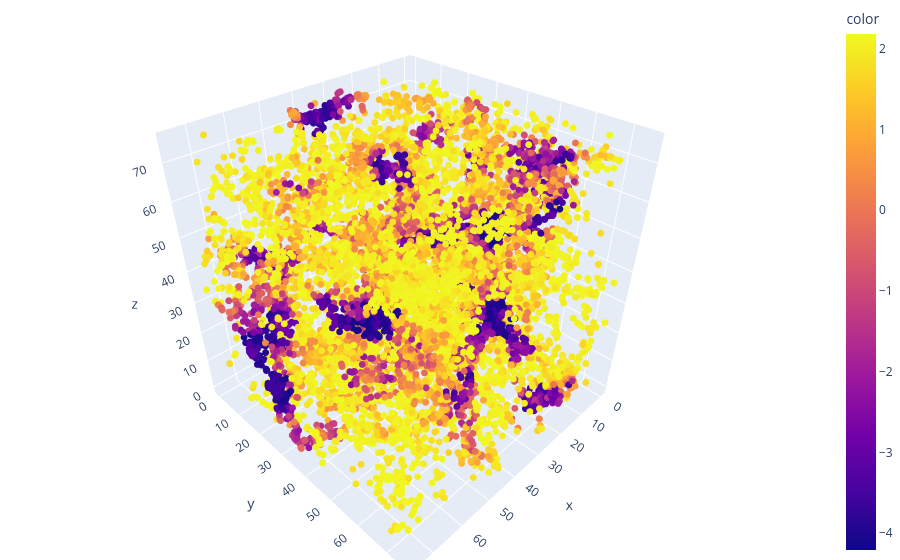

Notebook code cell kept with this figure:
### Code cell
import plotly.express as px
fig = px.scatter_3d(x=subhalos['SubhaloPos'][:,0], y=subhalos['SubhaloPos'][:,1], z=subhalos['SubhaloPos'][:,2], color=embedding[:,0])
fig.update_traces(marker=dict(size=4))

fig.update_layout(margin=dict(l=0, r=0, b=0, t=0))
# from plotly.offline import plot
# plot(fig, filename='galaxies_300.html', auto_open=True)
fig.show()

### Figure 1 — Plotly figure (JSON) as saved in the notebook; plotly's stock layout.template omitted (floating-point values rounded to 4 significant figures; data arrays with more than 128 entries replaced by an {"elided": "..."} marker saying what was removed)
{"data": [{"hovertemplate": "x=%{x}<br>y=%{y}<br>z=%{z}<br>color=%{marker.color}<extra></extra>", "legendgroup": "", "marker": {"color": {"elided": "17611 float values"}, "coloraxis": "coloraxis", "size": 4, "symbol": "circle"}, "mode": "markers", "name": "", "scene": "scene", "showlegend": false, "type": "scatter3d", "x": {"elided": "17611 float values"}, "y": {"elided": "17611 float values"}, "z": {"elided": "17611 float values"}}], "layout": {"coloraxis": {"colorbar": {"title": {"text": "color"}}, "colorscale": [[0, "#0d0887"], [0.1111, "#46039f"], [0.2222, "#7201a8"], [0.3333, "#9c179e"], [0.4444, "#bd3786"], [0.5556, "#d8576b"], [0.6667, "#ed7953"], [0.7778, "#fb9f3a"], [0.8889, "#fdca26"], [1, "#f0f921"]]}, "legend": {"tracegroupgap": 0}, "margin": {"b": 0, "l": 0, "r": 0, "t": 0}, "scene": {"domain": {"x": [0, 1], "y": [0, 1]}, "xaxis": {"title": {"text": "x"}}, "yaxis": {"title": {"text": "y"}}, "zaxis": {"title": {"text": "z"}}}}}
